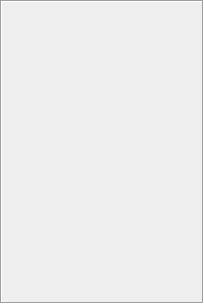
       <widget class="QFrame" name="plotFrame">
        <property name="frameShape">
         <enum>QFrame::Box</enum>
        </property>
        <property name="frameShadow">
         <enum>QFrame::Sunken</enum>
        </property>
        <layout class="QVBoxLayout" name="verticalLayout_9" stretch="1,1,1">
         <property name="spacing">
          <number>0</number>
         </property>
         <property name="leftMargin">
          <number>0</number>
         </property>
         <property name="topMargin">
          <number>0</number>
         </property>
         <property name="rightMargin">
          <number>0</number>
         </property>
         <property name="bottomMargin">
          <number>0</number>
         </property>
         <item>
          <widget class="QCustomPlot" name="qCustomPlot1" native="true">
           <property name="sizePolicy">
            <sizepolicy hsizetype="Expanding" vsizetype="Expanding">
             <horstretch>0</horstretch>
             <verstretch>0</verstretch>
            </sizepolicy>
           </property>
           <property name="minimumSize">
            <size>
             <width>200</width>
             <height>100</height>
            </size>
           </property>
          </widget>
         </item>
         <item>
          <widget class="QCustomPlot" name="qCustomPlot2" native="true">
           <property name="sizePolicy">
            <sizepolicy hsizetype="Expanding" vsizetype="Expanding">
             <horstretch>0</horstretch>
             <verstretch>0</verstretch>
            </sizepolicy>
           </property>
           <property name="minimumSize">
            <size>
             <width>200</width>
             <height>100</height>
            </size>
           </property>
          </widget>
         </item>
         <item>
          <widget class="QCustomPlot" name="qCustomPlot3" native="true">
           <property name="minimumSize">
            <size>
             <width>200</width>
             <height>100</height>
            </size>
           </property>
          </widget>
         </item>
        </layout>
       </widget>
